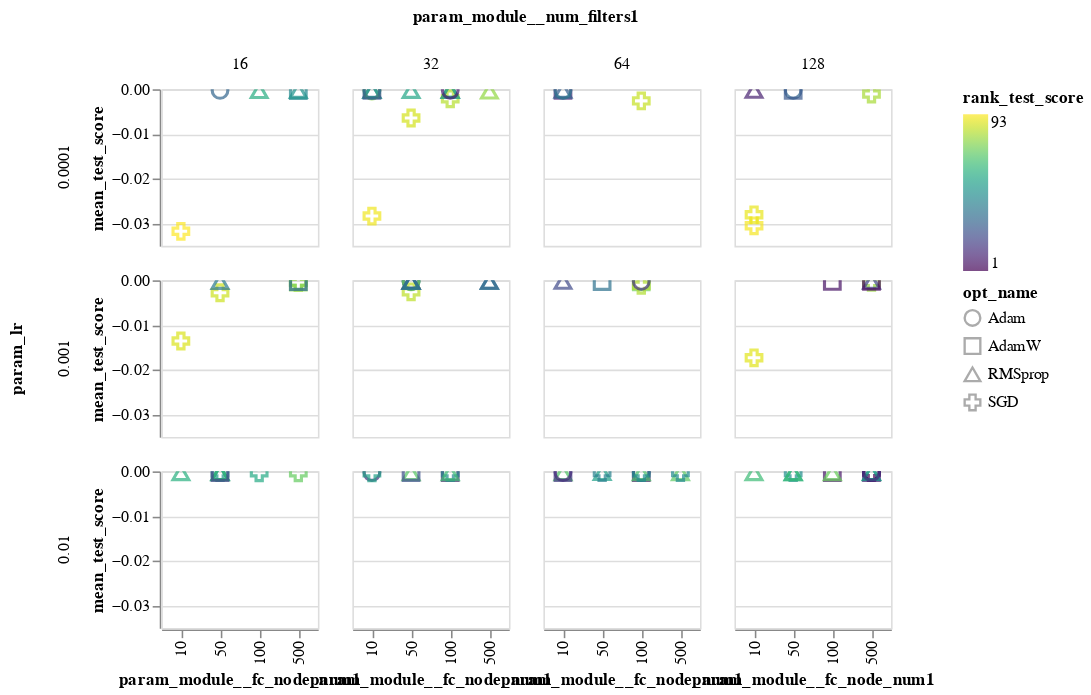

Notebook code cell kept with this figure:
### Code cell
alt.Chart(sm_res_df).mark_point(size=100).encode(
    x=alt.X('param_module__fc_node_num1:O'),#title="kernel size 1"),
    y='mean_test_score:Q',
    color=alt.Color('rank_test_score:Q',scale=alt.Scale(scheme='viridis')),
    column='param_module__num_filters1:N',
    shape='opt_name:N',
    row='param_lr:N',
).interactive(
).properties(
    height=100,
    width=100
)

### Figure 1 — Vega-Lite specification as saved in the notebook (floating-point values rounded to 4 significant figures)
{"config": {"view": {"continuousWidth": 400, "continuousHeight": 300}}, "data": {"name": "data-19f6eb48b0c3970819beb9981ee2a881"}, "mark": {"type": "point", "size": 100}, "encoding": {"color": {"type": "quantitative", "field": "rank_test_score", "scale": {"scheme": "viridis"}}, "column": {"type": "nominal", "field": "param_module__num_filters1"}, "row": {"type": "nominal", "field": "param_lr"}, "shape": {"type": "nominal", "field": "opt_name"}, "x": {"type": "ordinal", "field": "param_module__fc_node_num1"}, "y": {"type": "quantitative", "field": "mean_test_score"}}, "height": 100, "selection": {"selector008": {"type": "interval", "bind": "scales", "encodings": ["x", "y"]}}, "width": 100, "$schema": "https://vega.github.io/schema/vega-lite/v4.8.1.json", "datasets": {"data-19f6eb48b0c3970819beb9981ee2a881": [{"rank_test_score": 68, "mean_test_score": -0.0003175, "param_module__num_filters1": 64, "param_module__num_filters2": 128, "param_module__kernel_size1": 4, "param_module__kernel_size2": 16, "param_lr": 0.01, "param_module__fc_node_num1": 10, "opt_name": "RMSprop"}, {"rank_test_score": 86, "mean_test_score": -0.002781, "param_module__num_filters1": 16, "param_module__num_filters2": 32, "param_module__kernel_size1": 4, "param_module__kernel_size2": 32, "param_lr": 0.001, "param_module__fc_node_num1": 50, "opt_name": "SGD"}, {"rank_test_score": 12, "mean_test_score": -0.0002583, "param_module__num_filters1": 32, "param_module__num_filters2": 64, "param_module__kernel_size1": 16, "param_module__kernel_size2": 4, "param_lr": 0.01, "param_module__fc_node_num1": 10, "opt_name": "Adam"}, {"rank_test_score": 6, "mean_test_score": -0.0002577, "param_module__num_filters1": 128, "param_module__num_filters2": 32, "param_module__kernel_size1": 8, "param_module__kernel_size2": 32, "param_lr": 0.01, "param_module__fc_node_num1": 100, "opt_name": "AdamW"}, {"rank_test_score": 38, "mean_test_score": -0.0002737, "param_module__num_filters1": 16, "param_module__num_filters2": 16, "param_module__kernel_size1": 16, "param_module__kernel_size2": 8, "param_lr": 0.001, "param_module__fc_node_num1": 50, "opt_name": "RMSprop"}, {"rank_test_score": 27, "mean_test_score": -0.000263, "param_module__num_filters1": 32, "param_module__num_filters2": 16, "param_module__kernel_size1": 4, "param_module__kernel_size2": 32, "param_lr": 0.0001, "param_module__fc_node_num1": 10, "opt_name": "RMSprop"}, {"rank_test_score": 56, "mean_test_score": -0.0003131, "param_module__num_filters1": 32, "param_module__num_filters2": 32, "param_module__kernel_size1": 32, "param_module__kernel_size2": 16, "param_lr": 0.0001, "param_module__fc_node_num1": 10, "opt_name": "RMSprop"}, {"rank_test_score": 53, "mean_test_score": -0.0003074, "param_module__num_filters1": 64, "param_module__num_filters2": 32, "param_module__kernel_size1": 16, "param_module__kernel_size2": 8, "param_lr": 0.01, "param_module__fc_node_num1": 50, "opt_name": "RMSprop"}, {"rank_test_score": 87, "mean_test_score": -0.006422, "param_module__num_filters1": 32, "param_module__num_filters2": 128, "param_module__kernel_size1": 8, "param_module__kernel_size2": 8, "param_lr": 0.0001, "param_module__fc_node_num1": 50, "opt_name": "SGD"}, {"rank_test_score": 17, "mean_test_score": -0.0002587, "param_module__num_filters1": 128, "param_module__num_filters2": 64, "param_module__kernel_size1": 4, "param_module__kernel_size2": 16, "param_lr": 0.01, "param_module__fc_node_num1": 500, "opt_name": "Adam"}, {"rank_test_score": 76, "mean_test_score": -0.0003856, "param_module__num_filters1": 16, "param_module__num_filters2": 128, "param_module__kernel_size1": 8, "param_module__kernel_size2": 16, "param_lr": 0.001, "param_module__fc_node_num1": 500, "opt_name": "AdamW"}, {"rank_test_score": 42, "mean_test_score": -0.0002822, "param_module__num_filters1": 32, "param_module__num_filters2": 32, "param_module__kernel_size1": 16, "param_module__kernel_size2": 4, "param_lr": 0.0001, "param_module__fc_node_num1": 100, "opt_name": "RMSprop"}, {"rank_test_score": 71, "mean_test_score": -0.0003183, "param_module__num_filters1": 16, "param_module__num_filters2": 64, "param_module__kernel_size1": 16, "param_module__kernel_size2": 8, "param_lr": 0.01, "param_module__fc_node_num1": 500, "opt_name": "SGD"}, {"rank_test_score": 77, "mean_test_score": -0.0003899, "param_module__num_filters1": 32, "param_module__num_filters2": 64, "param_module__kernel_size1": 8, "param_module__kernel_size2": 8, "param_lr": 0.0001, "param_module__fc_node_num1": 10, "opt_name": "Adam"}, {"rank_test_score": 16, "mean_test_score": -0.0002586, "param_module__num_filters1": 64, "param_module__num_filters2": 128, "param_module__kernel_size1": 8, "param_module__kernel_size2": 8, "param_lr": 0.01, "param_module__fc_node_num1": 10, "opt_name": "AdamW"}, {"rank_test_score": 74, "mean_test_score": -0.0003608, "param_module__num_filters1": 64, "param_module__num_filters2": 64, "param_module__kernel_size1": 16, "param_module__kernel_size2": 4, "param_lr": 0.001, "param_module__fc_node_num1": 100, "opt_name": "AdamW"}, {"rank_test_score": 7, "mean_test_score": -0.0002577, "param_module__num_filters1": 32, "param_module__num_filters2": 64, "param_module__kernel_size1": 16, "param_module__kernel_size2": 32, "param_lr": 0.01, "param_module__fc_node_num1": 100, "opt_name": "AdamW"}, {"rank_test_score": 88, "mean_test_score": -0.01356, "param_module__num_filters1": 16, "param_module__num_filters2": 64, "param_module__kernel_size1": 32, "param_module__kernel_size2": 16, "param_lr": 0.001, "param_module__fc_node_num1": 10, "opt_name": "SGD"}, {"rank_test_score": 70, "mean_test_score": -0.0003176, "param_module__num_filters1": 64, "param_module__num_filters2": 32, "param_module__kernel_size1": 4, "param_module__kernel_size2": 16, "param_lr": 0.01, "param_module__fc_node_num1": 500, "opt_name": "RMSprop"}, {"rank_test_score": 35, "mean_test_score": -0.0002694, "param_module__num_filters1": 64, "param_module__num_filters2": 32, "param_module__kernel_size1": 32, "param_module__kernel_size2": 32, "param_lr": 0.001, "param_module__fc_node_num1": 50, "opt_name": "AdamW"}, {"rank_test_score": 50, "mean_test_score": -0.0003031, "param_module__num_filters1": 16, "param_module__num_filters2": 32, "param_module__kernel_size1": 4, "param_module__kernel_size2": 8, "param_lr": 0.01, "param_module__fc_node_num1": 50, "opt_name": "SGD"}, {"rank_test_score": 46, "mean_test_score": -0.0002927, "param_module__num_filters1": 128, "param_module__num_filters2": 16, "param_module__kernel_size1": 8, "param_module__kernel_size2": 16, "param_lr": 0.01, "param_module__fc_node_num1": 50, "opt_name": "SGD"}, {"rank_test_score": 63, "mean_test_score": -0.0003175, "param_module__num_filters1": 128, "param_module__num_filters2": 128, "param_module__kernel_size1": 32, "param_module__kernel_size2": 8, "param_lr": 0.01, "param_module__fc_node_num1": 50, "opt_name": "RMSprop"}, {"rank_test_score": 59, "mean_test_score": -0.0003174, "param_module__num_filters1": 16, "param_module__num_filters2": 32, "param_module__kernel_size1": 8, "param_module__kernel_size2": 16, "param_lr": 0.01, "param_module__fc_node_num1": 10, "opt_name": "RMSprop"}, {"rank_test_score": 85, "mean_test_score": -0.002602, "param_module__num_filters1": 64, "param_module__num_filters2": 128, "param_module__kernel_size1": 32, "param_module__kernel_size2": 16, "param_lr": 0.0001, "param_module__fc_node_num1": 100, "opt_name": "SGD"}, {"rank_test_score": 64, "mean_test_score": -0.0003175, "param_module__num_filters1": 16, "param_module__num_filters2": 64, "param_module__kernel_size1": 4, "param_module__kernel_size2": 8, "param_lr": 0.01, "param_module__fc_node_num1": 50, "opt_name": "RMSprop"}, {"rank_test_score": 72, "mean_test_score": -0.0003187, "param_module__num_filters1": 128, "param_module__num_filters2": 32, "param_module__kernel_size1": 32, "param_module__kernel_size2": 4, "param_lr": 0.01, "param_module__fc_node_num1": 100, "opt_name": "RMSprop"}, {"rank_test_score": 5, "mean_test_score": -0.0002577, "param_module__num_filters1": 128, "param_module__num_filters2": 64, "param_module__kernel_size1": 4, "param_module__kernel_size2": 32, "param_lr": 0.001, "param_module__fc_node_num1": 100, "opt_name": "AdamW"}, {"rank_test_score": 44, "mean_test_score": -0.000287, "param_module__num_filters1": 16, "param_module__num_filters2": 32, "param_module__kernel_size1": 4, "param_module__kernel_size2": 4, "param_lr": 0.0001, "param_module__fc_node_num1": 500, "opt_name": "AdamW"}, {"rank_test_score": 36, "mean_test_score": -0.0002733, "param_module__num_filters1": 32, "param_module__num_filters2": 16, "param_module__kernel_size1": 32, "param_module__kernel_size2": 4, "param_lr": 0.001, "param_module__fc_node_num1": 500, "opt_name": "RMSprop"}, {"rank_test_score": 79, "mean_test_score": -0.0004587, "param_module__num_filters1": 128, "param_module__num_filters2": 128, "param_module__kernel_size1": 8, "param_module__kernel_size2": 16, "param_lr": 0.001, "param_module__fc_node_num1": 500, "opt_name": "SGD"}, {"rank_test_score": 45, "mean_test_score": -0.0002893, "param_module__num_filters1": 64, "param_module__num_filters2": 128, "param_module__kernel_size1": 4, "param_module__kernel_size2": 4, "param_lr": 0.01, "param_module__fc_node_num1": 500, "opt_name": "SGD"}, {"rank_test_score": 60, "mean_test_score": -0.0003175, "param_module__num_filters1": 128, "param_module__num_filters2": 128, "param_module__kernel_size1": 16, "param_module__kernel_size2": 16, "param_lr": 0.01, "param_module__fc_node_num1": 500, "opt_name": "RMSprop"}, {"rank_test_score": 31, "mean_test_score": -0.0002649, "param_module__num_filters1": 16, "param_module__num_filters2": 32, "param_module__kernel_size1": 8, "param_module__kernel_size2": 8, "param_lr": 0.0001, "param_module__fc_node_num1": 50, "opt_name": "Adam"}, {"rank_test_score": 81, "mean_test_score": -0.001063, "param_module__num_filters1": 128, "param_module__num_filters2": 64, "param_module__kernel_size1": 32, "param_module__kernel_size2": 4, "param_lr": 0.0001, "param_module__fc_node_num1": 500, "opt_name": "SGD"}, {"rank_test_score": 84, "mean_test_score": -0.002568, "param_module__num_filters1": 32, "param_module__num_filters2": 64, "param_module__kernel_size1": 4, "param_module__kernel_size2": 16, "param_lr": 0.001, "param_module__fc_node_num1": 50, "opt_name": "SGD"}, {"rank_test_score": 64, "mean_test_score": -0.0003175, "param_module__num_filters1": 128, "param_module__num_filters2": 32, "param_module__kernel_size1": 4, "param_module__kernel_size2": 16, "param_lr": 0.01, "param_module__fc_node_num1": 10, "opt_name": "RMSprop"}, {"rank_test_score": 2, "mean_test_score": -0.0002576, "param_module__num_filters1": 128, "param_module__num_filters2": 16, "param_module__kernel_size1": 4, "param_module__kernel_size2": 8, "param_lr": 0.01, "param_module__fc_node_num1": 500, "opt_name": "SGD"}, {"rank_test_score": 9, "mean_test_score": -0.000258, "param_module__num_filters1": 128, "param_module__num_filters2": 64, "param_module__kernel_size1": 16, "param_module__kernel_size2": 32, "param_lr": 0.0001, "param_module__fc_node_num1": 10, "opt_name": "RMSprop"}, {"rank_test_score": 1, "mean_test_score": -0.0002576, "param_module__num_filters1": 128, "param_module__num_filters2": 128, "param_module__kernel_size1": 4, "param_module__kernel_size2": 16, "param_lr": 0.01, "param_module__fc_node_num1": 500, "opt_name": "Adam"}, {"rank_test_score": 80, "mean_test_score": -0.0004828, "param_module__num_filters1": 16, "param_module__num_filters2": 16, "param_module__kernel_size1": 32, "param_module__kernel_size2": 32, "param_lr": 0.001, "param_module__fc_node_num1": 500, "opt_name": "SGD"}, {"rank_test_score": 10, "mean_test_score": -0.0002581, "param_module__num_filters1": 64, "param_module__num_filters2": 16, "param_module__kernel_size1": 8, "param_module__kernel_size2": 4, "param_lr": 0.0001, "param_module__fc_node_num1": 10, "opt_name": "AdamW"}, {"rank_test_score": 92, "mean_test_score": -0.03051, "param_module__num_filters1": 128, "param_module__num_filters2": 64, "param_module__kernel_size1": 8, "param_module__kernel_size2": 4, "param_lr": 0.0001, "param_module__fc_node_num1": 10, "opt_name": "SGD"}, {"rank_test_score": 94, "mean_test_score": null, "param_module__num_filters1": 16, "param_module__num_filters2": 64, "param_module__kernel_size1": 4, "param_module__kernel_size2": 32, "param_lr": 0.0001, "param_module__fc_node_num1": 100, "opt_name": "Adam"}, {"rank_test_score": 99, "mean_test_score": null, "param_module__num_filters1": 16, "param_module__num_filters2": 128, "param_module__kernel_size1": 8, "param_module__kernel_size2": 32, "param_lr": 0.01, "param_module__fc_node_num1": 50, "opt_name": "AdamW"}, {"rank_test_score": 93, "mean_test_score": -0.03174, "param_module__num_filters1": 16, "param_module__num_filters2": 32, "param_module__kernel_size1": 32, "param_module__kernel_size2": 4, "param_lr": 0.0001, "param_module__fc_node_num1": 10, "opt_name": "SGD"}, {"rank_test_score": 4, "mean_test_score": -0.0002577, "param_module__num_filters1": 64, "param_module__num_filters2": 128, "param_module__kernel_size1": 8, "param_module__kernel_size2": 32, "param_lr": 0.01, "param_module__fc_node_num1": 100, "opt_name": "AdamW"}, {"rank_test_score": 78, "mean_test_score": -0.0004366, "param_module__num_filters1": 32, "param_module__num_filters2": 32, "param_module__kernel_size1": 32, "param_module__kernel_size2": 8, "param_lr": 0.0001, "param_module__fc_node_num1": 500, "opt_name": "RMSprop"}, {"rank_test_score": 95, "mean_test_score": null, "param_module__num_filters1": 64, "param_module__num_filters2": 16, "param_module__kernel_size1": 8, "param_module__kernel_size2": 32, "param_lr": 0.0001, "param_module__fc_node_num1": 500, "opt_name": "RMSprop"}, {"rank_test_score": 51, "mean_test_score": -0.000305, "param_module__num_filters1": 16, "param_module__num_filters2": 16, "param_module__kernel_size1": 4, "param_module__kernel_size2": 32, "param_lr": 0.01, "param_module__fc_node_num1": 50, "opt_name": "RMSprop"}, {"rank_test_score": 75, "mean_test_score": -0.0003721, "param_module__num_filters1": 16, "param_module__num_filters2": 64, "param_module__kernel_size1": 4, "param_module__kernel_size2": 8, "param_lr": 0.001, "param_module__fc_node_num1": 500, "opt_name": "SGD"}, {"rank_test_score": 32, "mean_test_score": -0.0002649, "param_module__num_filters1": 32, "param_module__num_filters2": 16, "param_module__kernel_size1": 32, "param_module__kernel_size2": 8, "param_lr": 0.001, "param_module__fc_node_num1": 500, "opt_name": "RMSprop"}, {"rank_test_score": 89, "mean_test_score": -0.01732, "param_module__num_filters1": 128, "param_module__num_filters2": 16, "param_module__kernel_size1": 32, "param_module__kernel_size2": 16, "param_lr": 0.001, "param_module__fc_node_num1": 10, "opt_name": "SGD"}, {"rank_test_score": 96, "mean_test_score": null, "param_module__num_filters1": 16, "param_module__num_filters2": 16, "param_module__kernel_size1": 16, "param_module__kernel_size2": 32, "param_lr": 0.0001, "param_module__fc_node_num1": 50, "opt_name": "SGD"}, {"rank_test_score": 43, "mean_test_score": -0.0002861, "param_module__num_filters1": 32, "param_module__num_filters2": 16, "param_module__kernel_size1": 8, "param_module__kernel_size2": 16, "param_lr": 0.01, "param_module__fc_node_num1": 100, "opt_name": "SGD"}, {"rank_test_score": 11, "mean_test_score": -0.0002583, "param_module__num_filters1": 128, "param_module__num_filters2": 32, "param_module__kernel_size1": 8, "param_module__kernel_size2": 8, "param_lr": 0.01, "param_module__fc_node_num1": 500, "opt_name": "AdamW"}, {"rank_test_score": 55, "mean_test_score": -0.0003094, "param_module__num_filters1": 32, "param_module__num_filters2": 128, "param_module__kernel_size1": 32, "param_module__kernel_size2": 16, "param_lr": 0.0001, "param_module__fc_node_num1": 50, "opt_name": "RMSprop"}, {"rank_test_score": 39, "mean_test_score": -0.0002771, "param_module__num_filters1": 32, "param_module__num_filters2": 128, "param_module__kernel_size1": 8, "param_module__kernel_size2": 8, "param_lr": 0.001, "param_module__fc_node_num1": 50, "opt_name": "Adam"}, {"rank_test_score": 82, "mean_test_score": -0.001114, "param_module__num_filters1": 64, "param_module__num_filters2": 128, "param_module__kernel_size1": 32, "param_module__kernel_size2": 16, "param_lr": 0.001, "param_module__fc_node_num1": 100, "opt_name": "SGD"}, {"rank_test_score": 83, "mean_test_score": -0.00212, "param_module__num_filters1": 32, "param_module__num_filters2": 128, "param_module__kernel_size1": 16, "param_module__kernel_size2": 8, "param_lr": 0.0001, "param_module__fc_node_num1": 100, "opt_name": "SGD"}, {"rank_test_score": 90, "mean_test_score": -0.02806, "param_module__num_filters1": 128, "param_module__num_filters2": 128, "param_module__kernel_size1": 16, "param_module__kernel_size2": 32, "param_lr": 0.0001, "param_module__fc_node_num1": 10, "opt_name": "SGD"}, {"rank_test_score": 64, "mean_test_score": -0.0003175, "param_module__num_filters1": 32, "param_module__num_filters2": 32, "param_module__kernel_size1": 8, "param_module__kernel_size2": 4, "param_lr": 0.01, "param_module__fc_node_num1": 100, "opt_name": "RMSprop"}, {"rank_test_score": 33, "mean_test_score": -0.0002674, "param_module__num_filters1": 16, "param_module__num_filters2": 64, "param_module__kernel_size1": 16, "param_module__kernel_size2": 4, "param_lr": 0.001, "param_module__fc_node_num1": 500, "opt_name": "AdamW"}, {"rank_test_score": 18, "mean_test_score": -0.000259, "param_module__num_filters1": 64, "param_module__num_filters2": 64, "param_module__kernel_size1": 16, "param_module__kernel_size2": 32, "param_lr": 0.01, "param_module__fc_node_num1": 100, "opt_name": "Adam"}, {"rank_test_score": 67, "mean_test_score": -0.0003175, "param_module__num_filters1": 64, "param_module__num_filters2": 16, "param_module__kernel_size1": 32, "param_module__kernel_size2": 4, "param_lr": 0.01, "param_module__fc_node_num1": 100, "opt_name": "RMSprop"}, {"rank_test_score": 98, "mean_test_score": null, "param_module__num_filters1": 16, "param_module__num_filters2": 16, "param_module__kernel_size1": 8, "param_module__kernel_size2": 32, "param_lr": 0.0001, "param_module__fc_node_num1": 50, "opt_name": "SGD"}, {"rank_test_score": 30, "mean_test_score": -0.0002641, "param_module__num_filters1": 128, "param_module__num_filters2": 128, "param_module__kernel_size1": 8, "param_module__kernel_size2": 4, "param_lr": 0.0001, "param_module__fc_node_num1": 50, "opt_name": "Adam"}, {"rank_test_score": 62, "mean_test_score": -0.0003175, "param_module__num_filters1": 16, "param_module__num_filters2": 32, "param_module__kernel_size1": 8, "param_module__kernel_size2": 16, "param_lr": 0.01, "param_module__fc_node_num1": 50, "opt_name": "RMSprop"}, {"rank_test_score": 69, "mean_test_score": -0.0003175, "param_module__num_filters1": 32, "param_module__num_filters2": 32, "param_module__kernel_size1": 4, "param_module__kernel_size2": 16, "param_lr": 0.01, "param_module__fc_node_num1": 50, "opt_name": "RMSprop"}, {"rank_test_score": 54, "mean_test_score": -0.0003078, "param_module__num_filters1": 32, "param_module__num_filters2": 128, "param_module__kernel_size1": 4, "param_module__kernel_size2": 8, "param_lr": 0.01, "param_module__fc_node_num1": 10, "opt_name": "SGD"}, {"rank_test_score": 41, "mean_test_score": -0.0002812, "param_module__num_filters1": 64, "param_module__num_filters2": 16, "param_module__kernel_size1": 4, "param_module__kernel_size2": 32, "param_lr": 0.01, "param_module__fc_node_num1": 50, "opt_name": "SGD"}, {"rank_test_score": 29, "mean_test_score": -0.0002638, "param_module__num_filters1": 32, "param_module__num_filters2": 32, "param_module__kernel_size1": 16, "param_module__kernel_size2": 16, "param_lr": 0.001, "param_module__fc_node_num1": 50, "opt_name": "Adam"}, {"rank_test_score": 47, "mean_test_score": -0.0002936, "param_module__num_filters1": 64, "param_module__num_filters2": 32, "param_module__kernel_size1": 8, "param_module__kernel_size2": 8, "param_lr": 0.01, "param_module__fc_node_num1": 100, "opt_name": "SGD"}, {"rank_test_score": 28, "mean_test_score": -0.0002633, "param_module__num_filters1": 64, "param_module__num_filters2": 16, "param_module__kernel_size1": 32, "param_module__kernel_size2": 16, "param_lr": 0.0001, "param_module__fc_node_num1": 10, "opt_name": "RMSprop"}, {"rank_test_score": 58, "mean_test_score": -0.0003165, "param_module__num_filters1": 16, "param_module__num_filters2": 16, "param_module__kernel_size1": 16, "param_module__kernel_size2": 8, "param_lr": 0.0001, "param_module__fc_node_num1": 100, "opt_name": "RMSprop"}, {"rank_test_score": 49, "mean_test_score": -0.0002992, "param_module__num_filters1": 128, "param_module__num_filters2": 64, "param_module__kernel_size1": 32, "param_module__kernel_size2": 8, "param_lr": 0.01, "param_module__fc_node_num1": 500, "opt_name": "RMSprop"}, {"rank_test_score": 25, "mean_test_score": -0.0002618, "param_module__num_filters1": 32, "param_module__num_filters2": 64, "param_module__kernel_size1": 4, "param_module__kernel_size2": 32, "param_lr": 0.001, "param_module__fc_node_num1": 50, "opt_name": "RMSprop"}, {"rank_test_score": 13, "mean_test_score": -0.0002585, "param_module__num_filters1": 64, "param_module__num_filters2": 16, "param_module__kernel_size1": 8, "param_module__kernel_size2": 32, "param_lr": 0.01, "param_module__fc_node_num1": 10, "opt_name": "Adam"}, {"rank_test_score": 52, "mean_test_score": -0.0003055, "param_module__num_filters1": 32, "param_module__num_filters2": 64, "param_module__kernel_size1": 32, "param_module__kernel_size2": 16, "param_lr": 0.0001, "param_module__fc_node_num1": 100, "opt_name": "RMSprop"}, {"rank_test_score": 37, "mean_test_score": -0.0002734, "param_module__num_filters1": 64, "param_module__num_filters2": 16, "param_module__kernel_size1": 4, "param_module__kernel_size2": 4, "param_lr": 0.0001, "param_module__fc_node_num1": 10, "opt_name": "Adam"}, {"rank_test_score": 20, "mean_test_score": -0.0002597, "param_module__num_filters1": 128, "param_module__num_filters2": 64, "param_module__kernel_size1": 4, "param_module__kernel_size2": 8, "param_lr": 0.001, "param_module__fc_node_num1": 500, "opt_name": "RMSprop"}, {"rank_test_score": 23, "mean_test_score": -0.0002609, "param_module__num_filters1": 32, "param_module__num_filters2": 128, "param_module__kernel_size1": 8, "param_module__kernel_size2": 4, "param_lr": 0.01, "param_module__fc_node_num1": 50, "opt_name": "AdamW"}, {"rank_test_score": 14, "mean_test_score": -0.0002585, "param_module__num_filters1": 128, "param_module__num_filters2": 64, "param_module__kernel_size1": 16, "param_module__kernel_size2": 16, "param_lr": 0.01, "param_module__fc_node_num1": 500, "opt_name": "Adam"}, {"rank_test_score": 15, "mean_test_score": -0.0002586, "param_module__num_filters1": 64, "param_module__num_filters2": 32, "param_module__kernel_size1": 16, "param_module__kernel_size2": 32, "param_lr": 0.001, "param_module__fc_node_num1": 100, "opt_name": "Adam"}, {"rank_test_score": 100, "mean_test_score": null, "param_module__num_filters1": 32, "param_module__num_filters2": 128, "param_module__kernel_size1": 32, "param_module__kernel_size2": 32, "param_lr": 0.01, "param_module__fc_node_num1": 10, "opt_name": "Adam"}, {"rank_test_score": 73, "mean_test_score": -0.0003286, "param_module__num_filters1": 32, "param_module__num_filters2": 16, "param_module__kernel_size1": 32, "param_module__kernel_size2": 32, "param_lr": 0.001, "param_module__fc_node_num1": 50, "opt_name": "Adam"}, {"rank_test_score": 61, "mean_test_score": -0.0003175, "param_module__num_filters1": 128, "param_module__num_filters2": 128, "param_module__kernel_size1": 32, "param_module__kernel_size2": 8, "param_lr": 0.01, "param_module__fc_node_num1": 50, "opt_name": "RMSprop"}, {"rank_test_score": 22, "mean_test_score": -0.0002605, "param_module__num_filters1": 32, "param_module__num_filters2": 128, "param_module__kernel_size1": 8, "param_module__kernel_size2": 16, "param_lr": 0.001, "param_module__fc_node_num1": 50, "opt_name": "RMSprop"}, {"rank_test_score": 19, "mean_test_score": -0.0002594, "param_module__num_filters1": 16, "param_module__num_filters2": 16, "param_module__kernel_size1": 4, "param_module__kernel_size2": 16, "param_lr": 0.01, "param_module__fc_node_num1": 50, "opt_name": "AdamW"}, {"rank_test_score": 40, "mean_test_score": -0.0002794, "param_module__num_filters1": 32, "param_module__num_filters2": 16, "param_module__kernel_size1": 4, "param_module__kernel_size2": 8, "param_lr": 0.001, "param_module__fc_node_num1": 50, "opt_name": "RMSprop"}, {"rank_test_score": 3, "mean_test_score": -0.0002576, "param_module__num_filters1": 128, "param_module__num_filters2": 16, "param_module__kernel_size1": 32, "param_module__kernel_size2": 16, "param_lr": 0.001, "param_module__fc_node_num1": 500, "opt_name": "AdamW"}, {"rank_test_score": 24, "mean_test_score": -0.0002611, "param_module__num_filters1": 32, "param_module__num_filters2": 16, "param_module__kernel_size1": 8, "param_module__kernel_size2": 16, "param_lr": 0.0001, "param_module__fc_node_num1": 10, "opt_name": "AdamW"}, {"rank_test_score": 8, "mean_test_score": -0.0002578, "param_module__num_filters1": 32, "param_module__num_filters2": 32, "param_module__kernel_size1": 4, "param_module__kernel_size2": 4, "param_lr": 0.0001, "param_module__fc_node_num1": 100, "opt_name": "Adam"}, {"rank_test_score": 48, "mean_test_score": -0.0002991, "param_module__num_filters1": 16, "param_module__num_filters2": 16, "param_module__kernel_size1": 16, "param_module__kernel_size2": 8, "param_lr": 0.0001, "param_module__fc_node_num1": 500, "opt_name": "RMSprop"}, {"rank_test_score": 97, "mean_test_score": null, "param_module__num_filters1": 16, "param_module__num_filters2": 64, "param_module__kernel_size1": 4, "param_module__kernel_size2": 32, "param_lr": 0.0001, "param_module__fc_node_num1": 100, "opt_name": "RMSprop"}, {"rank_test_score": 26, "mean_test_score": -0.0002623, "param_module__num_filters1": 128, "param_module__num_filters2": 64, "param_module__kernel_size1": 32, "param_module__kernel_size2": 16, "param_lr": 0.0001, "param_module__fc_node_num1": 50, "opt_name": "AdamW"}, {"rank_test_score": 21, "mean_test_score": -0.0002599, "param_module__num_filters1": 64, "param_module__num_filters2": 128, "param_module__kernel_size1": 4, "param_module__kernel_size2": 4, "param_lr": 0.001, "param_module__fc_node_num1": 10, "opt_name": "RMSprop"}, {"rank_test_score": 91, "mean_test_score": -0.02833, "param_module__num_filters1": 32, "param_module__num_filters2": 16, "param_module__kernel_size1": 32, "param_module__kernel_size2": 4, "param_lr": 0.0001, "param_module__fc_node_num1": 10, "opt_name": "SGD"}, {"rank_test_score": 57, "mean_test_score": -0.0003135, "param_module__num_filters1": 16, "param_module__num_filters2": 128, "param_module__kernel_size1": 16, "param_module__kernel_size2": 4, "param_lr": 0.01, "param_module__fc_node_num1": 100, "opt_name": "SGD"}, {"rank_test_score": 34, "mean_test_score": -0.0002679, "param_module__num_filters1": 32, "param_module__num_filters2": 128, "param_module__kernel_size1": 8, "param_module__kernel_size2": 8, "param_lr": 0.0001, "param_module__fc_node_num1": 10, "opt_name": "Adam"}]}}
